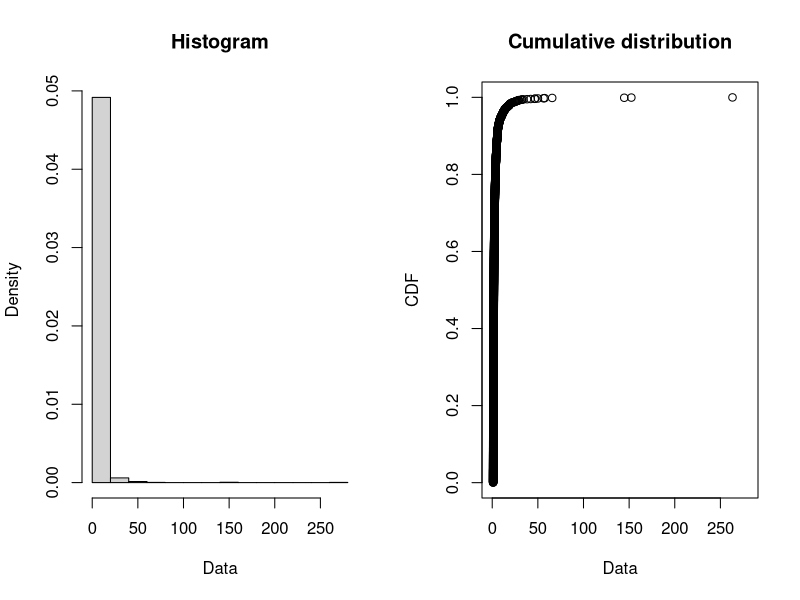
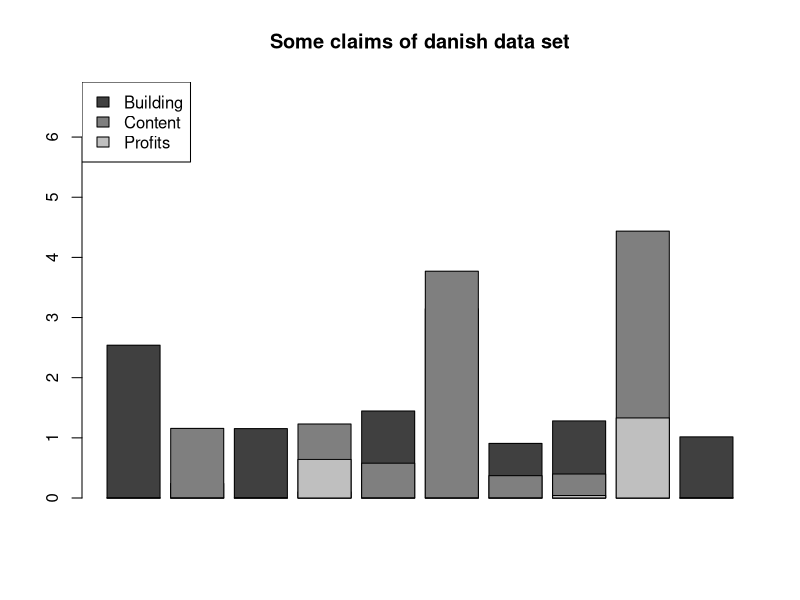

Here is the R script that generated these plots, in order:
library(fitdistrplus)


### Name: danish
### Title: Danish reinsurance claim dataset
### Aliases: danish danishuni danishmulti
### Keywords: datasets

### ** Examples


# (1) load of data
#
data(danishuni)


# (2) plot and description of data
#
plotdist(danishuni$Loss)


# (3) load of data
#
data(danishmulti)


# (4) plot and description of data
#
idx <- sample(1:NROW(danishmulti), 10)
barplot(danishmulti$Building[idx], col = "grey25", 
  ylim = c(0, max(danishmulti$Total[idx])), main = "Some claims of danish data set")
barplot(danishmulti$Content[idx], add = TRUE, col = "grey50", axes = FALSE)
barplot(danishmulti$Profits[idx], add = TRUE, col = "grey75", axes = FALSE)
legend("topleft", legend = c("Building", "Content", "Profits"), 
  fill = c("grey25", "grey50", "grey75"))
